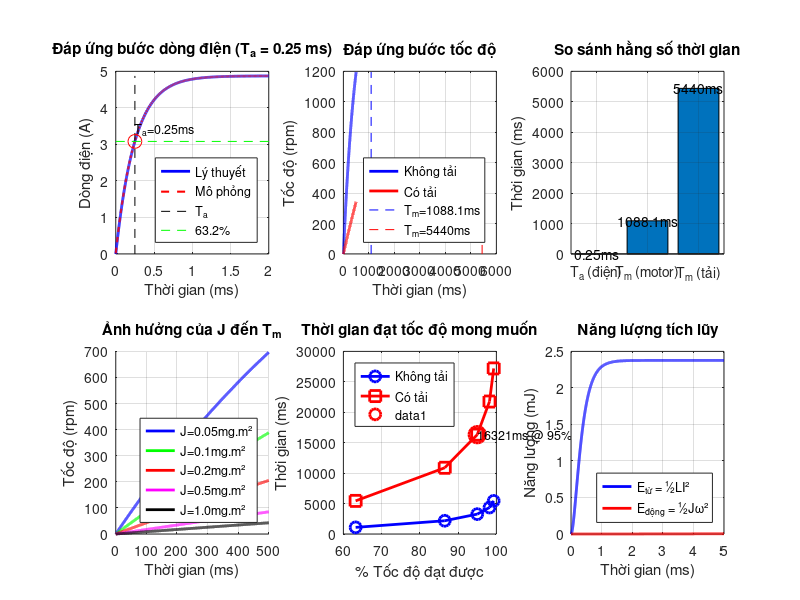

This figure's MATLAB source:
%% MÔ PHỎNG HẰNG SỐ THỜI GIAN ĐỘNG CƠ
% Phân tích T_a (điện) và T_m (cơ)
% Tác giả: Hệ thống điều khiển máy xúc Huina 1592
% Ngày: 10/2025

clc; clear all; close all;

%% ========== THÔNG SỐ ==========

fprintf('========== HẰNG SỐ THỜI GIAN ==========\n\n');

% Thông số động cơ
R_a = 0.8;              % Điện trở [Ohm]
L_a = 0.0002;           % Độ tự cảm [H] = 0.2 mH
K_e = 0.00557;          % Hằng số EMF [V/(rad/s)]
K_m = 0.0066;           % Hằng số mô men [N.m/A]
J_motor = 0.00005;      % Mô men đà motor [kg.m²]
J_load = 0.0002;        % Mô men đà tải [kg.m²]
B = 0.0001;             % Ma sát [N.m.s/rad]

% Hằng số thời gian
T_a = L_a / R_a;
T_m_no_load = (J_motor * R_a) / (K_e * K_m);
T_m_with_load = ((J_motor + J_load) * R_a) / (K_e * K_m);

fprintf('THÔNG SỐ ĐỘNG CƠ:\n');
fprintf('  R_a = %.2f Ω\n', R_a);
fprintf('  L_a = %.2f mH\n', L_a*1000);
fprintf('  K_e = %.5f V/(rad/s)\n', K_e);
fprintf('  K_m = %.5f N.m/A\n', K_m);
fprintf('  J_motor = %.6f kg.m²\n', J_motor);
fprintf('  J_load = %.6f kg.m²\n', J_load);
fprintf('\n');

fprintf('HẰNG SỐ THỜI GIAN:\n');
fprintf('  T_a (điện): %.3f ms\n', T_a*1000);
fprintf('  T_m (không tải): %.2f ms\n', T_m_no_load*1000);
fprintf('  T_m (có tải): %.1f ms\n', T_m_with_load*1000);
fprintf('  Tỷ lệ T_m/T_a: %.0f lần\n', T_m_with_load/T_a);
fprintf('\n');

%% ========== MÔ PHỎNG 1: ĐÁP ỨNG BƯỚC DÒNG ĐIỆN (T_a) ==========

t_sim = 0.002;  % 2ms
dt = 0.000001;  % 1μs
t1 = 0:dt:t_sim;

U_step = 7.4;  % Bước điện áp
E_a = 3.5;     % Giả sử động cơ đang quay

% Đáp ứng bước lý thuyết
I_final = (U_step - E_a) / R_a;
I_theory = I_final * (1 - exp(-t1/T_a));

% Mô phỏng thực tế
I_real = zeros(size(t1));
I_temp = 0;
for i = 1:length(t1)
    dI_dt = (U_step - R_a * I_temp - E_a) / L_a;
    I_temp = I_temp + dI_dt * dt;
    I_real(i) = I_temp;
end

figure('Name', 'Hằng số thời gian', 'Position', [50, 50, 1400, 900]);

subplot(2, 3, 1);
plot(t1*1000, I_theory, 'b-', 'LineWidth', 2);
hold on;
plot(t1*1000, I_real, 'r--', 'LineWidth', 1.5);
plot([T_a T_a]*1000, [0 I_final], 'k--');
plot([0 t_sim]*1000, [I_final*0.632 I_final*0.632], 'g--');
plot(T_a*1000, I_final*0.632, 'ro', 'MarkerSize', 10);
grid on;
xlabel('Thời gian (ms)');
ylabel('Dòng điện (A)');
title(sprintf('Đáp ứng bước dòng điện (T_a = %.2f ms)', T_a*1000));
legend('Lý thuyết', 'Mô phỏng', 'T_a', '63.2%', 'Location', 'Southeast');

% Annotation
text(T_a*1000, I_final*0.7, sprintf('T_a=%.2fms', T_a*1000), 'FontSize', 9);

%% ========== MÔ PHỎNG 2: ĐÁP ỨNG BƯỚC TỐC ĐỘ (T_m) ==========

t_sim2 = 0.5;  % 500ms
dt2 = 0.0001;
t2 = 0:dt2:t_sim2;

% Không tải
omega_no_load = zeros(size(t2));
omega_temp = 0;
M_em_avg = K_m * 3;  % Mô men trung bình

for i = 1:length(t2)
    d_omega = (M_em_avg - B * omega_temp) / J_motor * dt2;
    omega_temp = omega_temp + d_omega;
    omega_no_load(i) = omega_temp;
end

% Có tải
omega_with_load = zeros(size(t2));
omega_temp = 0;

for i = 1:length(t2)
    d_omega = (M_em_avg - B * omega_temp) / (J_motor + J_load) * dt2;
    omega_temp = omega_temp + d_omega;
    omega_with_load(i) = omega_temp;
end

% Đáp ứng lý thuyết
omega_final_no_load = M_em_avg / B;
omega_final_with_load = M_em_avg / B;
omega_theory_no_load = omega_final_no_load * (1 - exp(-t2/T_m_no_load));
omega_theory_with_load = omega_final_with_load * (1 - exp(-t2/T_m_with_load));

subplot(2, 3, 2);
plot(t2*1000, omega_no_load*60/(2*pi), 'b-', 'LineWidth', 2);
hold on;
plot(t2*1000, omega_with_load*60/(2*pi), 'r-', 'LineWidth', 2);
plot([T_m_no_load T_m_no_load]*1000, [0 max(omega_no_load)*60/(2*pi)], 'b--');
plot([T_m_with_load T_m_with_load]*1000, [0 max(omega_with_load)*60/(2*pi)], 'r--');
grid on;
xlabel('Thời gian (ms)');
ylabel('Tốc độ (rpm)');
title('Đáp ứng bước tốc độ');
legend('Không tải', 'Có tải', sprintf('T_m=%.1fms', T_m_no_load*1000), ...
    sprintf('T_m=%.0fms', T_m_with_load*1000), 'Location', 'Southeast');

%% ========== MÔ PHỎNG 3: SO SÁNH T_a VÀ T_m ==========

subplot(2, 3, 3);
% Vẽ thanh so sánh
bar_data = [T_a*1000, T_m_no_load*1000, T_m_with_load*1000];
bar(bar_data);
grid on;
ylabel('Thời gian (ms)');
title('So sánh hằng số thời gian');
set(gca, 'XTickLabel', {'T_a (điện)', 'T_m (motor)', 'T_m (tải)'});
text(1, T_a*1000+5, sprintf('%.2fms', T_a*1000), 'HorizontalAlignment', 'center');
text(2, T_m_no_load*1000+5, sprintf('%.1fms', T_m_no_load*1000), 'HorizontalAlignment', 'center');
text(3, T_m_with_load*1000+10, sprintf('%.0fms', T_m_with_load*1000), 'HorizontalAlignment', 'center');

%% ========== MÔ PHỎNG 4: ẢNH HƯỞNG CỦA MÔ MEN ĐÀ ==========

subplot(2, 3, 4);
J_values = [0.00005, 0.0001, 0.0002, 0.0005, 0.001];
colors = {'b', 'g', 'r', 'm', 'k'};
hold on;

for i = 1:length(J_values)
    J_test = J_values(i);
    T_m_test = (J_test * R_a) / (K_e * K_m);
    omega_test = omega_final_no_load * (1 - exp(-t2/T_m_test));
    plot(t2*1000, omega_test*60/(2*pi), colors{i}, 'LineWidth', 2);
end

grid on;
xlabel('Thời gian (ms)');
ylabel('Tốc độ (rpm)');
title('Ảnh hưởng của J đến T_m');
legend('J=0.05mg.m²', 'J=0.1mg.m²', 'J=0.2mg.m²', ...
    'J=0.5mg.m²', 'J=1.0mg.m²', 'Location', 'Southeast');

%% ========== MÔ PHỎNG 5: THỜI GIAN TĂNG TỐC ==========

subplot(2, 3, 5);
percent_levels = [63.2, 86.5, 95, 98.2, 99.3];
time_factors = [1, 2, 3, 4, 5];
time_no_load = time_factors * T_m_no_load * 1000;
time_with_load = time_factors * T_m_with_load * 1000;

plot(percent_levels, time_no_load, 'bo-', 'LineWidth', 2, 'MarkerSize', 8);
hold on;
plot(percent_levels, time_with_load, 'rs-', 'LineWidth', 2, 'MarkerSize', 8);
grid on;
xlabel('% Tốc độ đạt được');
ylabel('Thời gian (ms)');
title('Thời gian đạt tốc độ mong muốn');
legend('Không tải', 'Có tải', 'Location', 'Northwest');

% Đánh dấu điểm 95%
idx_95 = find(percent_levels == 95);
plot(95, time_with_load(idx_95), 'ro', 'MarkerSize', 12, 'LineWidth', 2);
text(95, time_with_load(idx_95)+20, sprintf('%.0fms @ 95%%', time_with_load(idx_95)), 'FontSize', 9);

%% ========== MÔ PHỎNG 6: BẢO TỒN NĂNG LƯỢNG ==========

subplot(2, 3, 6);

% Năng lượng tích trong L_a (điện)
t_energy = 0:dt:0.005;
I_energy = I_final * (1 - exp(-t_energy/T_a));
E_magnetic = 0.5 * L_a * I_energy.^2;

% Năng lượng động năng (cơ)
omega_energy = omega_final_with_load * (1 - exp(-t_energy/T_m_with_load));
E_kinetic = 0.5 * (J_motor + J_load) * omega_energy.^2;

plot(t_energy*1000, E_magnetic*1000, 'b-', 'LineWidth', 2);
hold on;
plot(t_energy*1000, E_kinetic*1000, 'r-', 'LineWidth', 2);
grid on;
xlabel('Thời gian (ms)');
ylabel('Năng lượng (mJ)');
title('Năng lượng tích lũy');
legend('E_{từ} = ½LI²', 'E_{động} = ½Jω²', 'Location', 'Southeast');

%% ========== PHÂN TÍCH ==========

fprintf('========== PHÂN TÍCH ==========\n\n');

fprintf('THỜI GIAN ĐÁP ỨNG (Có tải):\n');
fprintf('  t @ 63.2%%: %.1f ms (1×T_m)\n', T_m_with_load*1000);
fprintf('  t @ 86.5%%: %.1f ms (2×T_m)\n', 2*T_m_with_load*1000);
fprintf('  t @ 95.0%%: %.1f ms (3×T_m)\n', 3*T_m_with_load*1000);
fprintf('  t @ 99.3%%: %.1f ms (5×T_m)\n', 5*T_m_with_load*1000);
fprintf('\n');

fprintf('ẢNH HƯỞNG CỦA TẢI:\n');
ratio = T_m_with_load / T_m_no_load;
fprintf('  T_m tăng %.0f lần khi có tải\n', ratio);
fprintf('  Thời gian tăng tốc chậm hơn %.0f%%\n', (ratio-1)*100);
fprintf('\n');

fprintf('THIẾT KẾ BỘ ĐIỀU KHIỂN:\n');
fprintf('  Tần số lấy mẫu đề xuất: %.0f Hz\n', 10/T_m_with_load);
fprintf('  Chu kỳ điều khiển: %.1f ms\n', T_m_with_load*1000/10);
fprintf('  Băng thông hệ thống: %.1f Hz\n', 1/(2*pi*T_m_with_load));
fprintf('\n');

fprintf('KHUYẾN NGHỊ:\n');
fprintf('  - T_a << T_m → Bỏ qua động học điện\n');
fprintf('  - Tải >> Motor → T_m quyết định bởi J_tải\n');
fprintf('  - Thời gian khởi động thực tế: ~%.0fms\n', 3*T_m_with_load*1000);
fprintf('\n');

fprintf('==============================\n');

%% ========== LƯU KẾT QUẢ ==========

saveas(gcf, 'hang_so_thoi_gian.png');
fprintf('\nĐã lưu: hang_so_thoi_gian.png\n');

data.T_a = T_a;
data.T_m_no_load = T_m_no_load;
data.T_m_with_load = T_m_with_load;
data.percent_levels = percent_levels;
data.time_with_load = time_with_load;
save('data_hang_so_thoi_gian.mat', 'data');
fprintf('Đã lưu: data_hang_so_thoi_gian.mat\n');

